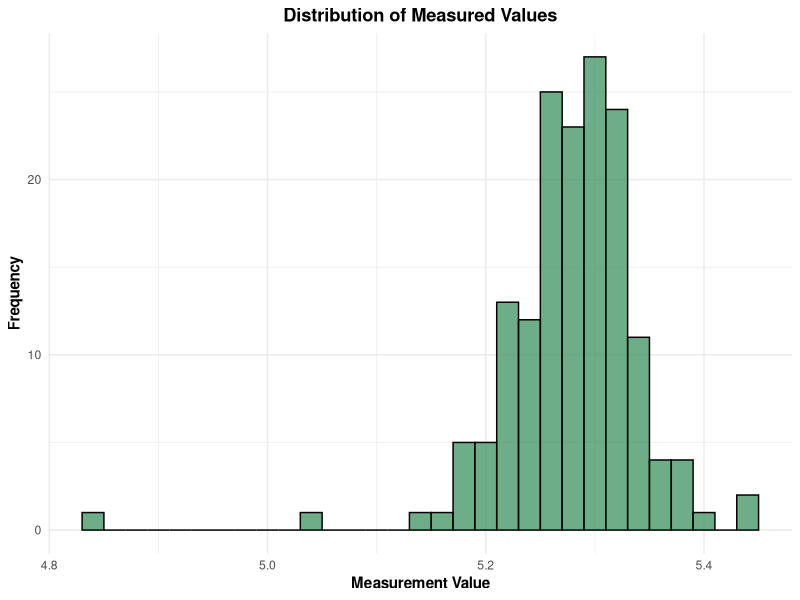
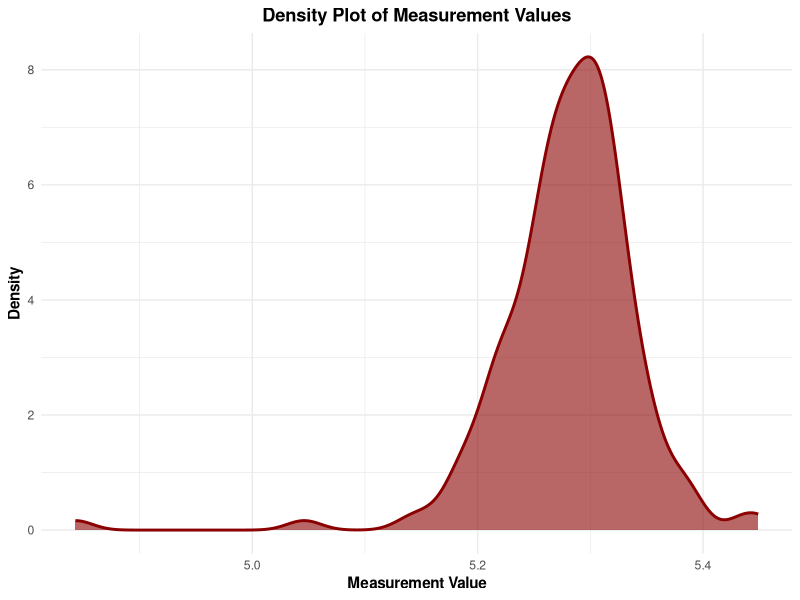
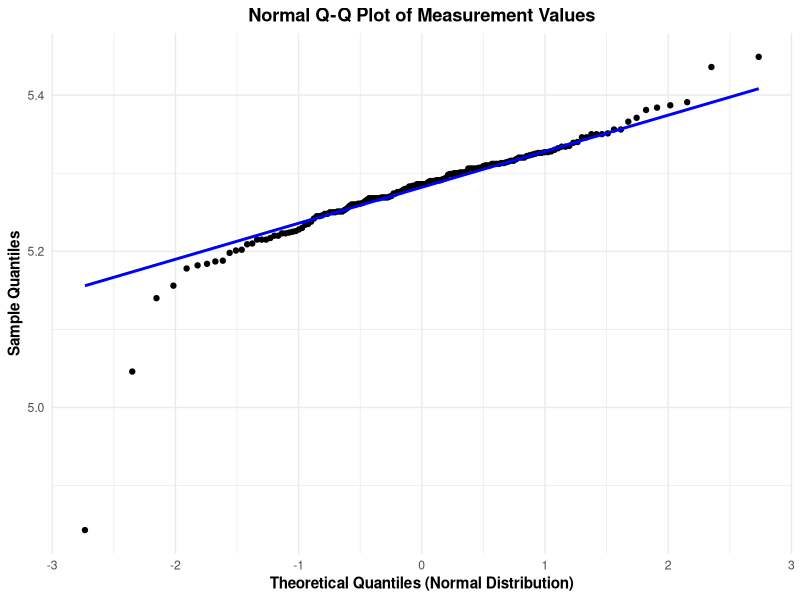

Write R code to recreate these figures, in order.
## ---- chunk 1
# Ensure necessary packages are installed and loaded
# install.packages("diptest")
# install.packages("ggplot2")
library(diptest)
library(ggplot2)

# --- 1. Data Definition ---
# Raw measurement data
measurement_data <- c(5.307, 5.274, 5.334, 5.260, 5.234, 5.339, 5.306, 5.287, 5.286, 5.223,
                      5.301, 5.299, 5.202, 5.187, 5.356, 5.201, 5.269, 5.312, 5.351, 5.261,
                      5.209, 5.322, 5.283, 5.391, 5.371, 5.283, 5.248, 5.269, 5.248, 5.323,
                      5.309, 5.286, 5.350, 5.245, 5.436, 5.224, 5.291, 5.251, 5.220, 5.328,
                      5.294, 5.271, 4.843, 5.335, 5.299, 5.235, 5.276, 5.312, 5.306, 5.293,
                      5.182, 5.274, 5.266, 5.384, 5.178, 5.315, 5.198, 5.356, 5.291, 5.312,
                      5.300, 5.269, 5.366, 5.215, 5.306, 5.327, 5.302, 5.215, 5.307, 5.310,
                      5.326, 5.268, 5.245, 5.277, 5.286, 5.324, 5.156, 5.286, 5.346, 5.279,
                      5.230, 5.228, 5.268, 5.251, 5.326, 5.268, 5.346, 5.286, 5.292, 5.225,
                      5.325, 5.268, 5.210, 5.284, 5.332, 5.313, 5.306, 5.270, 5.264, 5.262,
                      5.046, 5.301, 5.242, 5.387, 5.253, 5.223, 5.246, 5.268, 5.268, 5.334,
                      5.291, 5.226, 5.314, 5.318, 5.449, 5.251, 5.312, 5.306, 5.313, 5.316,
                      5.381, 5.289, 5.217, 5.276, 5.258, 5.140, 5.215, 5.260, 5.327, 5.184,
                      5.330, 5.300, 5.301, 5.261, 5.255, 5.238, 5.188, 5.298, 5.320, 5.316,
                      5.269, 5.284, 5.320, 5.280, 5.280, 5.350, 5.340, 5.250, 5.300, 5.310,
                      5.220, 5.260, 5.290, 5.350, 5.250, 5.290, 5.250, 5.290, 5.310, 5.320)

# Convert to a data frame for ggplot2
data_df <- data.frame(Value = measurement_data)
## ---- chunk 2
## 2. Visual Data Analysis with ggplot2

### Histogram of Measurement Data

ggplot(data_df, aes(x = Value)) +
  geom_histogram(binwidth = 0.02, fill = "seagreen", color = "black", alpha = 0.7) +
  labs(title = "Distribution of Measured Values",
       x = "Measurement Value",
       y = "Frequency") +
  theme_minimal() +
  theme(plot.title = element_text(hjust = 0.5, face = "bold"),
        axis.title = element_text(face = "bold"))
## ---- chunk 3
ggplot(data_df, aes(x = Value)) +
  geom_density(fill = "darkred", alpha = 0.6, color = "darkred", linewidth = 1) +
  labs(title = "Density Plot of Measurement Values",
       x = "Measurement Value",
       y = "Density") +
  theme_minimal() +
  theme(plot.title = element_text(hjust = 0.5, face = "bold"),
        axis.title = element_text(face = "bold"))
## ---- chunk 4
# Perform Hartigan's Dip Test
dip_test_result <- diptest::dip.test(measurement_data)

cat("### Hartigan's Dip Test for Multimodality ###\n")
print(dip_test_result)
cat("\n")
## ---- chunk 5
# Perform Shapiro-Wilk Normality Test
shapiro_wilk_result <- stats::shapiro.test(measurement_data)

cat("### Shapiro-Wilk Test for Normality ###\n")
print(shapiro_wilk_result)
cat("\n")
## ---- chunk 6
ggplot(data_df, aes(sample = Value)) +
  stat_qq() +
  stat_qq_line(color = "blue", linewidth = 1) +
  labs(title = "Normal Q-Q Plot of Measurement Values",
       x = "Theoretical Quantiles (Normal Distribution)",
       y = "Sample Quantiles") +
  theme_minimal() +
  theme(plot.title = element_text(hjust = 0.5, face = "bold"),
        axis.title = element_text(face = "bold"))
